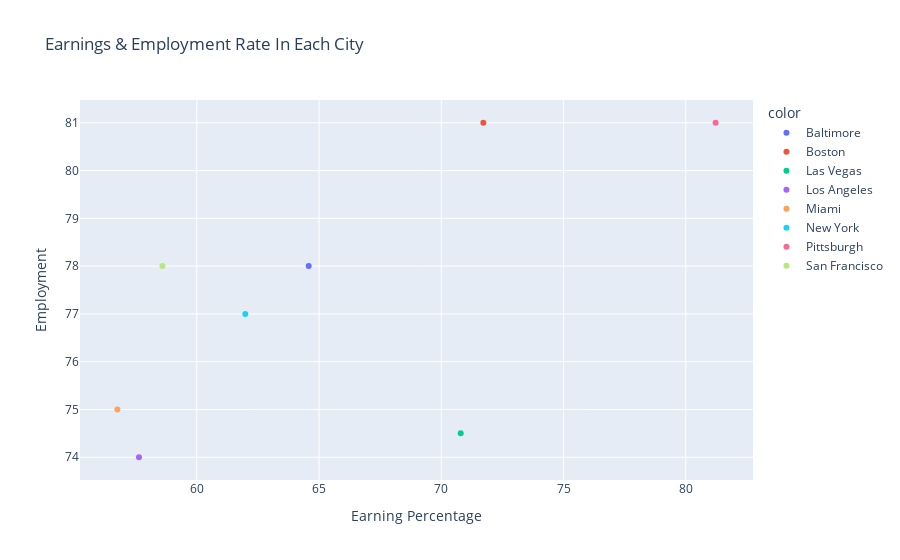

Write notebook code for a chart like this one.
### Code cell
#List of the cities that I am considering





CitiesToLive= ["Boston","Pittsburgh","Baltimore","San Francisco","New York","Las Vegas","Miami","Los Angeles"]
df=data[data["City"].isin(CitiesToLive)]



pivot= pd.pivot_table(df,values= ["Earnings","Employment_Rate"], index= "City")
#pivotdf= pivot[pivot[City].isin(CitiesToLive)]

#df[df[‘column'].isin([“list”, “of”, “items”, “to”, “filter"])]


import plotly.express as px  
 

mpl.rcParams["figure.figsize"]=(10,6)

chart = px.scatter(pivot, # dataframe of the data we want to plot
                     x = "Earnings", 
                     y = "Employment_Rate",
                    title = "Earnings & Employment Rate In Each City",
                    color= pivot.index,
                    labels = {"Earnings": "Earning Percentage", "Employment_Rate": "Employment"} # renaming labels
                    
                    )
chart.show()

### Figure 1 — Plotly figure (JSON) as saved in the notebook; plotly's stock layout.template omitted (floating-point values rounded to 4 significant figures)
{"data": [{"hoverlabel": {"namelength": 0}, "hovertemplate": "color=Baltimore<br>Earning Percentage=%{x}<br>Employment=%{y}", "legendgroup": "Baltimore", "marker": {"color": "#636efa", "symbol": "circle"}, "mode": "markers", "name": "Baltimore", "showlegend": true, "type": "scatter", "x": [64.58], "xaxis": "x", "y": [78], "yaxis": "y"}, {"hoverlabel": {"namelength": 0}, "hovertemplate": "color=Boston<br>Earning Percentage=%{x}<br>Employment=%{y}", "legendgroup": "Boston", "marker": {"color": "#EF553B", "symbol": "circle"}, "mode": "markers", "name": "Boston", "showlegend": true, "type": "scatter", "x": [71.72], "xaxis": "x", "y": [81], "yaxis": "y"}, {"hoverlabel": {"namelength": 0}, "hovertemplate": "color=Las Vegas<br>Earning Percentage=%{x}<br>Employment=%{y}", "legendgroup": "Las Vegas", "marker": {"color": "#00cc96", "symbol": "circle"}, "mode": "markers", "name": "Las Vegas", "showlegend": true, "type": "scatter", "x": [70.79], "xaxis": "x", "y": [74.5], "yaxis": "y"}, {"hoverlabel": {"namelength": 0}, "hovertemplate": "color=Los Angeles<br>Earning Percentage=%{x}<br>Employment=%{y}", "legendgroup": "Los Angeles", "marker": {"color": "#ab63fa", "symbol": "circle"}, "mode": "markers", "name": "Los Angeles", "showlegend": true, "type": "scatter", "x": [57.64], "xaxis": "x", "y": [74], "yaxis": "y"}, {"hoverlabel": {"namelength": 0}, "hovertemplate": "color=Miami<br>Earning Percentage=%{x}<br>Employment=%{y}", "legendgroup": "Miami", "marker": {"color": "#FFA15A", "symbol": "circle"}, "mode": "markers", "name": "Miami", "showlegend": true, "type": "scatter", "x": [56.75], "xaxis": "x", "y": [75], "yaxis": "y"}, {"hoverlabel": {"namelength": 0}, "hovertemplate": "color=New York<br>Earning Percentage=%{x}<br>Employment=%{y}", "legendgroup": "New York", "marker": {"color": "#19d3f3", "symbol": "circle"}, "mode": "markers", "name": "New York", "showlegend": true, "type": "scatter", "x": [61.98], "xaxis": "x", "y": [77], "yaxis": "y"}, {"hoverlabel": {"namelength": 0}, "hovertemplate": "color=Pittsburgh<br>Earning Percentage=%{x}<br>Employment=%{y}", "legendgroup": "Pittsburgh", "marker": {"color": "#FF6692", "symbol": "circle"}, "mode": "markers", "name": "Pittsburgh", "showlegend": true, "type": "scatter", "x": [81.22], "xaxis": "x", "y": [81], "yaxis": "y"}, {"hoverlabel": {"namelength": 0}, "hovertemplate": "color=San Francisco<br>Earning Percentage=%{x}<br>Employment=%{y}", "legendgroup": "San Francisco", "marker": {"color": "#B6E880", "symbol": "circle"}, "mode": "markers", "name": "San Francisco", "showlegend": true, "type": "scatter", "x": [58.6], "xaxis": "x", "y": [78], "yaxis": "y"}], "layout": {"legend": {"title": {"text": "color"}, "tracegroupgap": 0}, "title": {"text": "Earnings & Employment Rate In Each City"}, "xaxis": {"anchor": "y", "domain": [0, 1], "title": {"text": "Earning Percentage"}}, "yaxis": {"anchor": "x", "domain": [0, 1], "title": {"text": "Employment"}}}}
